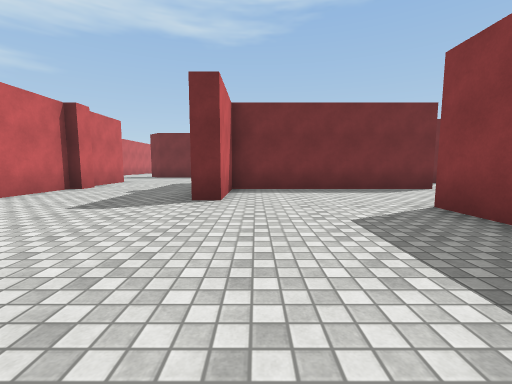
[1] (above)

17 first-person views from a walk through a scene from a Unity 3-D project. The camera is 1.2 m above the floor, tilts 6° down and sees 90° across. The floor is counted in squares, 2 m on a side. Each view is taken from the middle of a square. On the plan, view 1 faces up. The plan holds only what a view shows up to about 9 squares ahead; the rest is blank. The place goes on beyond the plan. The player character is not drawn. Surface patterns are stand-ins for the level's own textures.

[2]
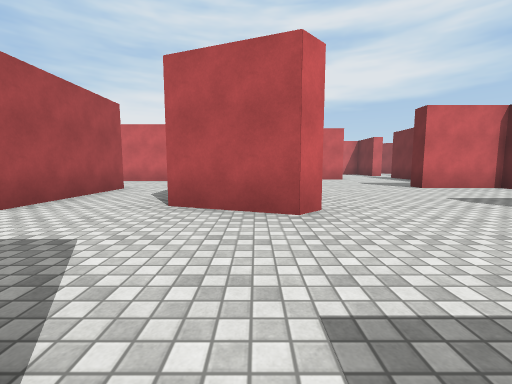

[3]
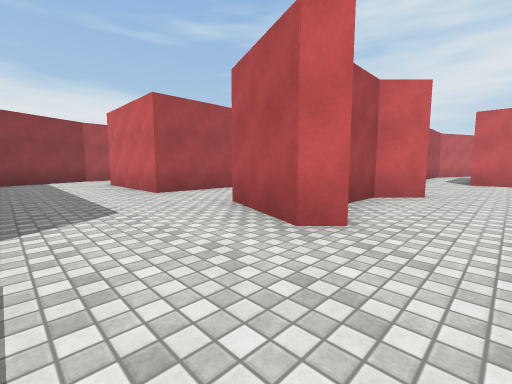

[4]
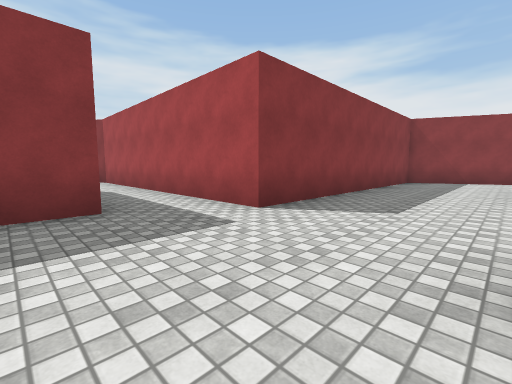

[5]
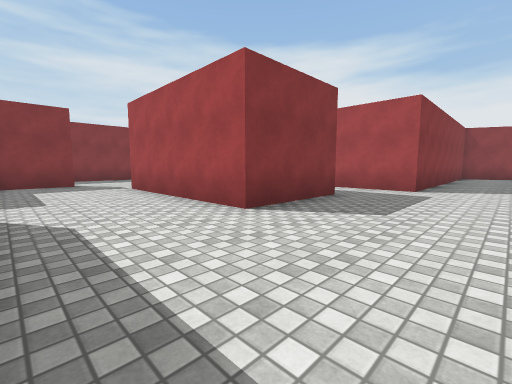

[6]
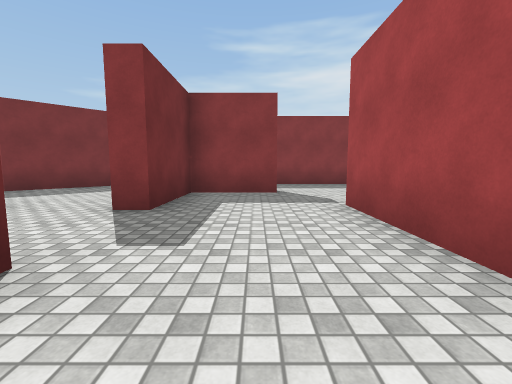

[7]
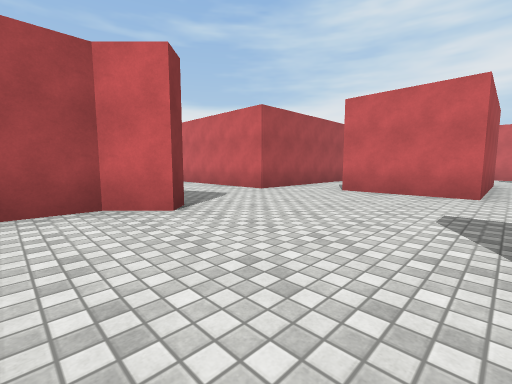

[8]
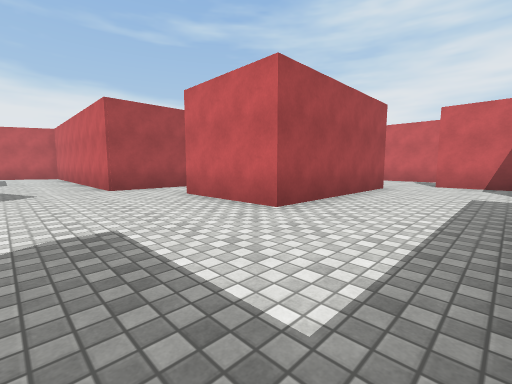

[9]
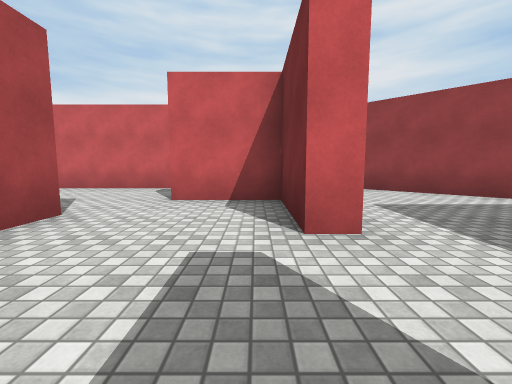

[10]
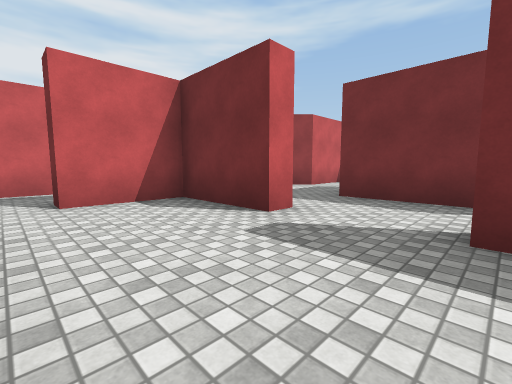

[11]
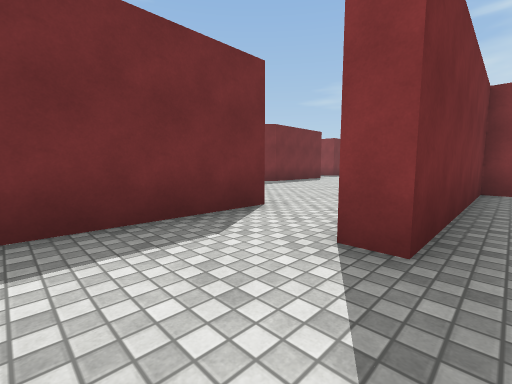

[12]
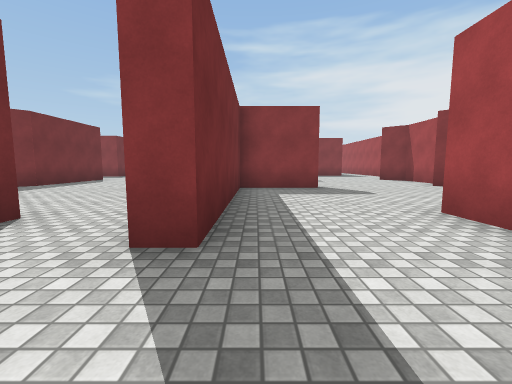

[13]
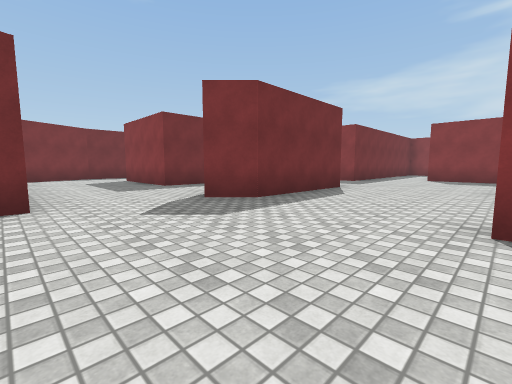

[14]
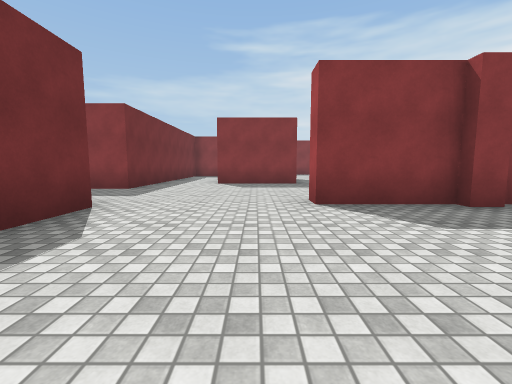

[15]
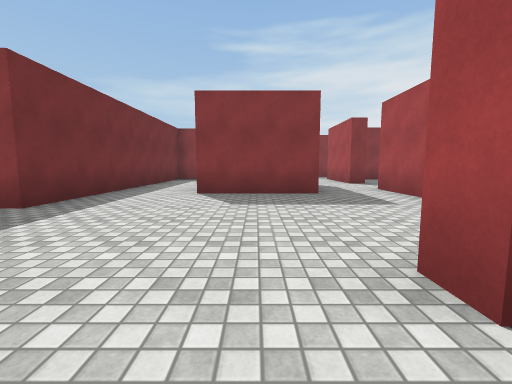

[16]
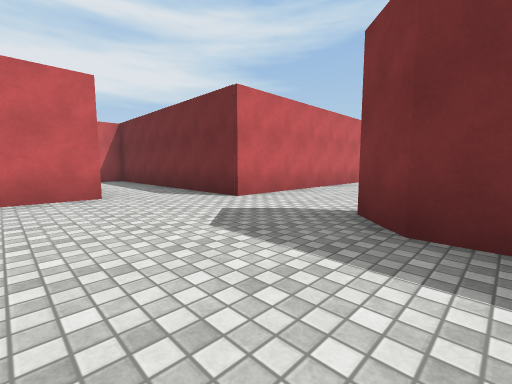

[17]
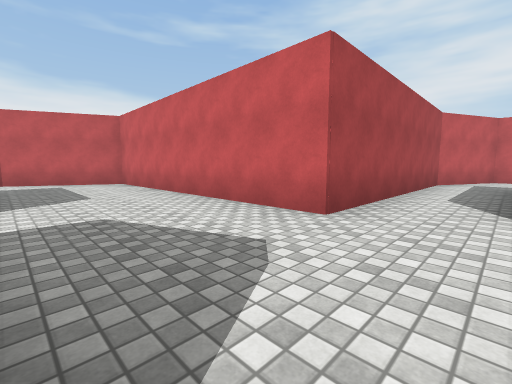

### Floor plan
Points are (right, up) in squares from view 1. A wall is a line through its corners. A room is listed if a view was taken in it or the views show most of it. See-through windows are left out.
Room 1 (view 1)
walls: (-1.4, -3.4) (-1.4, -6.6); (-1, 0.5) (-1.8, -1.4); (1.5, -6.6) (1.5, -0.6)
ways out: opening at (-0.5, -1) to room 2; opening at (0, -7) to room 2
Room 2 (views 2, 3, 4, 5, 6, 7, 8, 9, 10, 11, 12, 13, 14, 15, 16, 17)
walls: (-4.7, 6.5) (-4.7, 4.4) (-5.2, 4.4) (-5.2, 6.4) (-10.2, 6.4) (-10.2, 7); (-4.4, 7) (-4.4, 6.4); (-1.4, 6.4) (-1.4, 7); (-1.1, 6.9) (-1.1, 9.1) (-0.5, 9.1); (-4.7, 9.1) (-4.7, 7.4); (-5, 0.5) (-4.6, 0.9) (-3.9, 0.2) (-2.8, 0.2); (-1.4, 0.9) (-1, 0.5); (-9.1, 8.7) (-12.4, 8.7); (2.6, 6.9) (4.5, 6.9); (2.6, 1.1) (2.6, 3.6) (6.9, 3.6); (-1.2, 12.3) (-4.6, 12.3) (-5.3, 13.1); (1.5, -0.6) (7.6, -0.6); (-9.1, 11.4) (-9.1, 9.9); (3.4, 8.6) (3.4, 11.2); (-4.6, -3.4) (-1.4, -3.4); (-12.2, 7) (-12.2, 6.4) (-14.4, 6.4) (-14.4, 4.5) (-14.9, 4.5); (4.5, 6.4) (-0.6, 6.4) (-0.6, 4.4) (-1.1, 4.4); (-13.1, 3.6) (-8.8, 3.6) (-8.8, 1.1); (-7.8, 14.4) (-7.8, 13.2) (-13.6, 13.2); (-16.6, 4.8) (-16.6, 0.6) (-14.2, -0.6) (-7.8, -0.6) (-7.8, -7.8) (-5, -9.1); (8.6, 4.5) (8.6, 6.4) (6.4, 6.4) (6.4, 6.9) (7, 6.9); (-14.4, 12.5) (-14.4, 10.8) (-16.4, 8.7); (7.1, 13.2) (1.5, 13.2); (-1, -8.9) (1.5, -7.8) (1.5, -6.6); (10.5, 9.1) (8.8, 10.8)
ways out: opening at (-0.5, -1) to room 1; opening at (0, -7) to room 1; opening at (-6.5, 13.5); opening at (0.5, 13); opening at (8.2, 4.3)

Where each view was taken, in squares from view 1:
view 1: 0 up, 0 right, facing up
view 2: 0 up, 2 right, facing left
view 3: 2 up, 1 right, facing down-left
view 4: 2 up, 1 left, facing down-right
view 5: 6 up, 0 right, facing down-right
view 6: 5 up, 3 right, facing right
view 7: 4 up, 3 left, facing down-left
view 8: 6 up, 6 left, facing down-left
view 9: 6 up, 10 left, facing left
view 10: 4 up, 10 left, facing up-left
view 11: 6 up, 12 left, facing up-right
view 12: 6 up, 12 left, facing right
view 13: 9 up, 8 left, facing up-right
view 14: 10 up, 5 left, facing right
view 15: 10 up, 2 left, facing right
view 16: 10 up, 4 left, facing up-left
view 17: 1 up, 5 left, facing down-left
